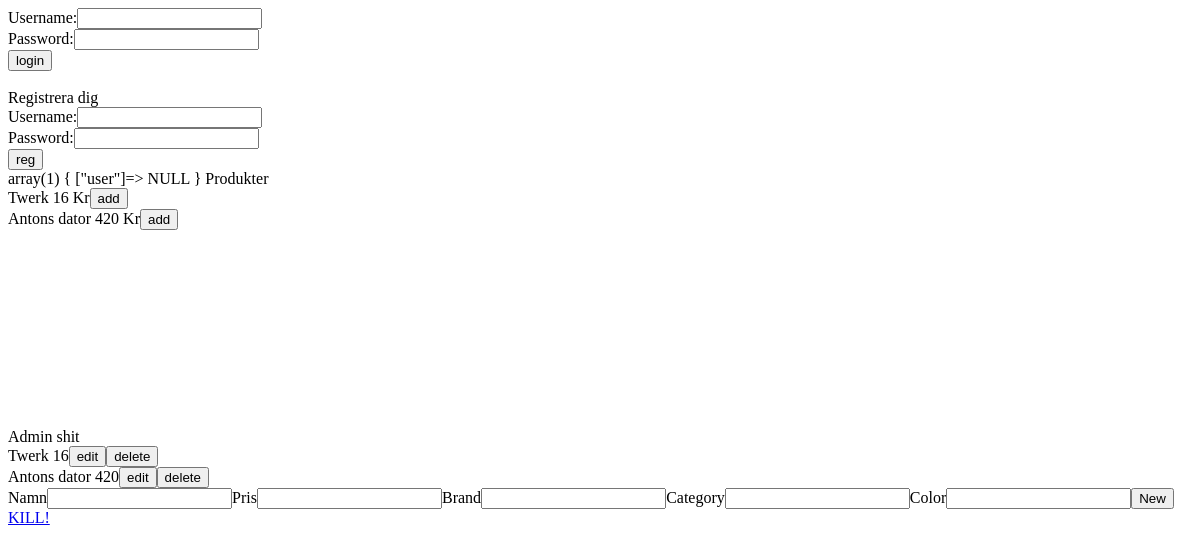
Before: / with the older database file.
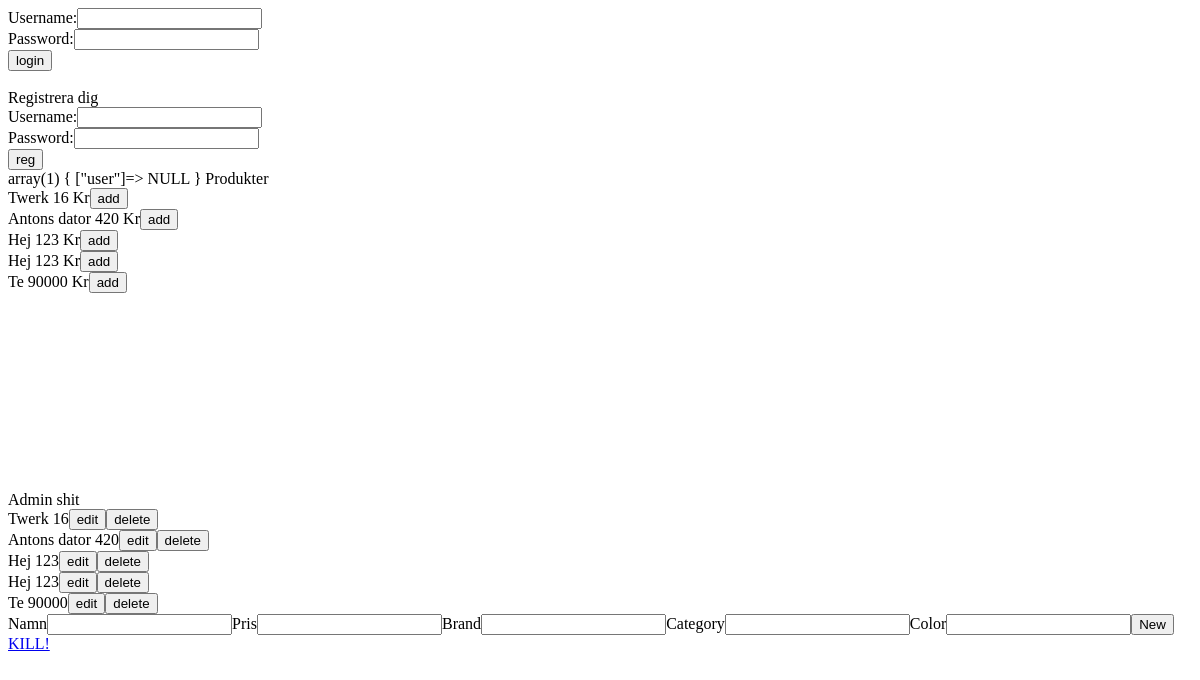
After: the same page with the newer database file.
### tables this page shows
CREATE TABLE IF NOT EXISTS `produkter` (
`Id` int(11) NOT NULL,
  `Namn` varchar(20) NOT NULL,
  `Pris` int(11) NOT NULL,
  `brand` varchar(30) NOT NULL,
  `color` varchar(30) NOT NULL,
  `category` varchar(30) NOT NULL
);

### Index.php (the view, shortened to what this page needs)
<?php
$dbh = new PDO('mysql:dbname=' . DB_NAME . ';host=' . DB_SERVER . ';charset=utf8', DB_USER, DB_PASSWORD);
include 'login.html.php';
include 'reg.html.php';
$sql = "SELECT * FROM produkter";
$stmt = $dbh->prepare($sql);
$stmt->execute();
$produkter = $stmt->fetchAll();
var_dump($_SESSION);
echo "Produkter";
foreach ($produkter as $produkt) {
    echo "<tr>";
    echo "<form method='post'>";
    echo "<td>" . $produkt[1] . " " . $produkt[2] . " Kr</td>";
    echo "<td><input type='submit' name='action' value='add'></td>";
    echo "</form>";
    echo "</tr>";
}
echo 'Admin shit';
foreach ($produkter as $produkt) {
    echo "<tr>";
    echo "<form method='post'>";
    echo "<td>" . $produkt[1] . " " . $produkt[2] . "</td>";
    echo "<td><input type='submit' name='action' value='edit'><input type='submit' name='action' value='delete'></td>";
    echo "</form>";
    echo "</tr>";
}
echo "<form method='post'>";
echo "Namn<input type='text' name='namn'>";
echo "Pris<input type='text' name='pris'>";
echo "Brand<input type='text' name='brand'>";
echo "Category<input type='text' name='category'>";
echo "Color<input type='text' name='color'>";
echo "<input type='submit' name='action' value='New'>";
echo "</form>";
?>
<!DOCTYPE html>
<html>
    <head>
    </head>
    <body>
        <a href="kill.php">KILL!</a>
        <br>
    </body>
</html>

### login.html.php (shortened to what this page needs)
<!DOCTYPE html>
<html>
    <head>
    </head>
    <body>
        <form method="post">
            Username:<input type="text" name="username"><br>
            Password:<input type="password" name="password"><br>
            <input type="submit" value="login" name="action">
        </form>
    </body>
</html>

### reg.html.php (shortened to what this page needs)
<!DOCTYPE html>
<html>
    <head>
    </head>
    <body>
          <form method="post">
            <br>
            Registrera dig
            <br>
            Username:<input type="text" name="reguser"><br>
            Password:<input type="password" name="regpass"><br>
            <input type="submit" value="reg" name="action">
        </form>
    </body>
</html>

Changed rows visible on the page:
added produkter: Namn "Hej", Pris "123"
added produkter: Namn "Hej", Pris "123"
added produkter: Namn "Te", Pris "90000"
